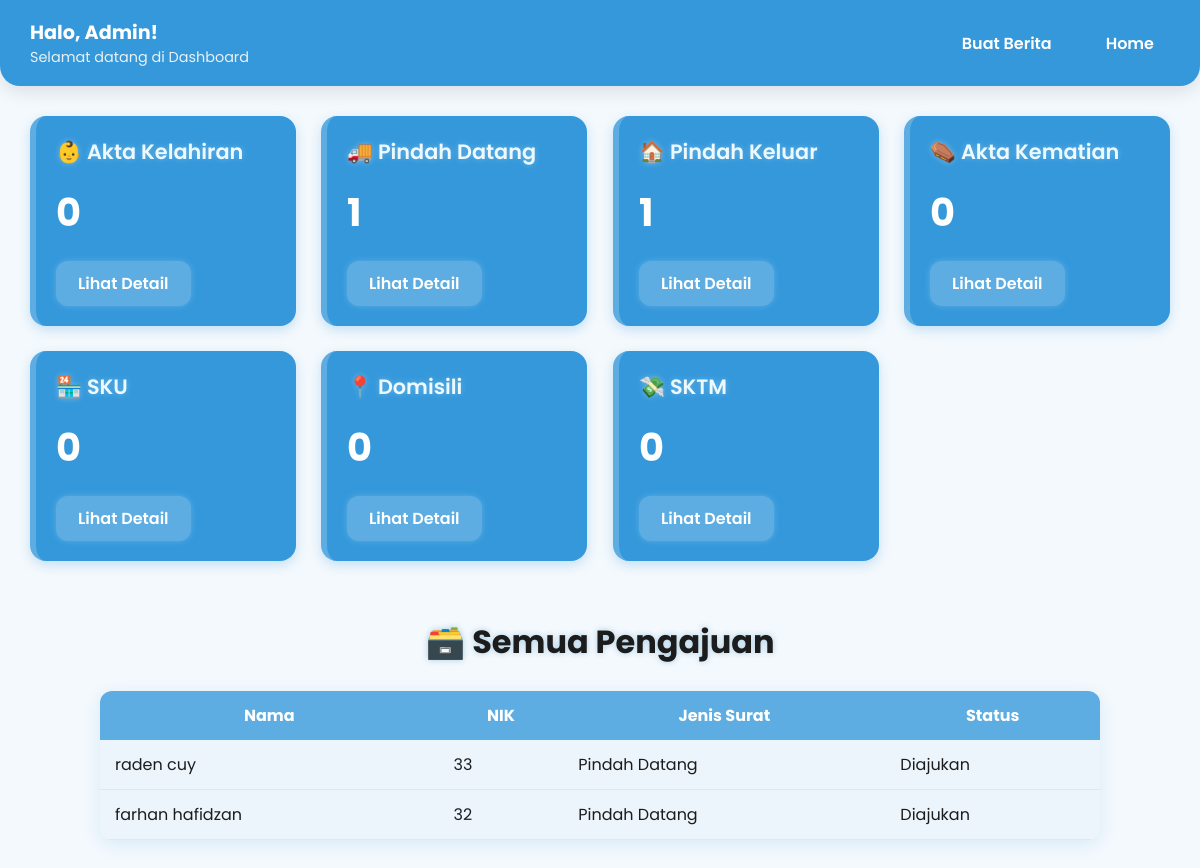
The page /dashboard/ (signed in) on the database its author committed.
### kembang/models.py (models this page shows, shortened)
class PindahDatang(models.Model):
    user = models.ForeignKey(User, on_delete=models.CASCADE)
    nama = models.CharField(max_length=100)
    nik = models.CharField(max_length=16)
    asal_daerah = models.CharField(max_length=100)
    tujuan_daerah = models.CharField(max_length=100)
    tanggal_pindah = models.DateField()
    alasan_pindah = models.TextField()
    kk_lama = models.FileField(upload_to='pindah_datang/kk_lama/')
    ktp = models.FileField(upload_to='pindah_datang/ktp/')
    surat_pengantar = models.FileField(upload_to='pindah_datang/surat_pengantar/')
    status = models.CharField(max_length=20, choices=STATUS_CHOICES, default='diajukan')
    no_whatsapp = models.CharField(max_length=15, verbose_name="No. WhatsApp")  # tambahkan ini
    hasil_surat = models.FileField(upload_to='hasil_surat/akta_kematian/', blank=True, null=True)

class PindahKeluar(models.Model):
    user = models.ForeignKey(User, on_delete=models.CASCADE)
    nama = models.CharField(max_length=100)
    nik = models.CharField(max_length=16)
    asal_daerah = models.CharField(max_length=100)
    tujuan_daerah = models.CharField(max_length=100)
    tanggal_pindah = models.DateField()
    alasan_pindah = models.TextField()
    kk = models.FileField(upload_to='pindah_keluar/kk/')
    ktp = models.FileField(upload_to='pindah_keluar/ktp/')
    surat_pengantar = models.FileField(upload_to='pindah_keluar/surat_pengantar/')
    status = models.CharField(max_length=20, choices=STATUS_CHOICES, default='diajukan')
    no_whatsapp = models.CharField(max_length=15, verbose_name="No. WhatsApp")
    hasil_surat = models.FileField(upload_to='hasil_surat/akta_kematian/', blank=True, null=True)

### kembang/views.py (the view)
# urls.py: path('dashboard/', views.admin_dashboard, name='admin_dashboard'),
@user_passes_test(is_admin)
@staff_member_required
def admin_dashboard(request):
    akta_kelahiran = AktaKelahiran.objects.all()
    pindah_datang = PindahDatang.objects.all()
    pindah_keluar = PindahKeluar.objects.all()
    akta_kematian = AktaKematian.objects.all()
    sku = SKUPengajuan.objects.all()
    domisili = DomisiliPengajuan.objects.all()
    sktm = SKTMPengajuan.objects.all()
    semua_pengajuan = list(chain(
        akta_kelahiran,
        pindah_datang,
        pindah_keluar,
        akta_kematian,
        sku,
        domisili,
        sktm
    ))
    context = {
        'akta_kelahiran': akta_kelahiran,
        'pindah_datang': pindah_datang,
        'pindah_keluar': pindah_keluar,
        'akta_kematian': akta_kematian,
        'sku': sku,
        'domisili': domisili,
        'sktm': sktm,
        'semua_pengajuan': semua_pengajuan,
    }
    return render(request, 'admin/dashboard.html', context)

### kembang/views.py (called while the page is built)
def is_admin(user):
    return user.is_staff

### kembang/templates/admin/dashboard.html (shortened to what this page needs)
{% load static %}
<!DOCTYPE html>
<html lang="id">
<head>
  <link href="https://unpkg.com/aos@2.3.4/dist/aos.css" rel="stylesheet" />
  <link rel="stylesheet" href="{% static 'css/dashboard_admin.css' %}">
<link href="https://unpkg.com/aos@2.3.1/dist/aos.css" rel="stylesheet">
</head>
<body>
 <nav class="admin-navbar" data-aos="fade-down">
  <div class="admin-navbar-content">
    <div class="admin-brand">
      <link rel="stylesheet" href="{% static 'img/logo tegar.png' %}">
      <div class="admin-title">
        <h1>Halo, Admin!</h1>
        <p>Selamat datang di Dashboard</p>
      </div>
    </div>
    <ul class="admin-nav-links">
     <li> <a href="{% url 'announcement_manage'%}">Buat Berita</a></li>
     <li> <a href="{% url 'home'%}">Home</a></li>
    </ul>
  </div>
</nav>
<div class="card-container">
  <div class="card" data-aos="zoom-in" data-aos-delay="0">
    <h2>👶 Akta Kelahiran</h2>
    <p>{{ akta_kelahiran.count }}</p>
    <a href="{% url 'daftar_pengajuan_kelahiran' %}" class="button">Lihat Detail</a>
  </div>
  <div class="card" data-aos="zoom-in" data-aos-delay="100">
    <h2>🚚 Pindah Datang</h2>
    <p>{{ pindah_datang.count }}</p>
    <a href="{% url 'daftar_pengajuan_pindah_datang' %}" class="button">Lihat Detail</a>
  </div>
  <div class="card" data-aos="zoom-in" data-aos-delay="200">
    <h2>🏠 Pindah Keluar</h2>
    <p>{{ pindah_keluar.count }}</p>
    <a href="{% url 'daftar_pengajuan_pindah_keluar' %}" class="button">Lihat Detail</a>
  </div>
  <div class="card" data-aos="zoom-in" data-aos-delay="300">
    <h2>⚰️ Akta Kematian</h2>
    <p>{{ akta_kematian.count }}</p>
    <a href="{% url 'daftar_pengajuan_akta_kematian' %}" class="button">Lihat Detail</a>
  </div>
  <div class="card" data-aos="zoom-in" data-aos-delay="400">
    <h2>🏪 SKU</h2>
    <p>{{ sku.count }}</p>
    <a href="{% url 'daftar_sku' %}" class="button">Lihat Detail</a>
  </div>
  <div class="card" data-aos="zoom-in" data-aos-delay="500">
    <h2>📍 Domisili</h2>
    <p>{{ domisili.count }}</p>
    <a href="{% url 'daftar_domisili' %}" class="button">Lihat Detail</a>
  </div>
  <div class="card" data-aos="zoom-in" data-aos-delay="600">
    <h2>💸 SKTM</h2>
    <p>{{ sktm.count }}</p>
    <a href="{% url 'daftar_pengajuan_sktm' %}" class="button">Lihat Detail</a>
  </div>
</div>
<div class="pengajuan-container" data-aos="fade-up">
  <h2>🗃️ Semua Pengajuan</h2>
  <div class="table-wrapper">
    <table>
      <thead>
        <tr>
          <th>Nama</th>
          <th>NIK</th>
          <th>Jenis Surat</th>
          <th>Status</th>
        </tr>
      </thead>
      <tbody>
        {% for p in semua_pengajuan %}
        <tr>
          <td>{{ p.nama }}</td>
          <td>{{ p.nik }}</td>
          <td>
            {% if p.alasan_pindah %}Pindah Datang
            {% elif p.tujuan_pindah %}Pindah Keluar
            {% elif p.tanggal_lahir %}Akta Kelahiran
            {% elif p.tanggal_kematian %}Akta Kematian
            {% elif p.npwp %}SKU
            {% elif p.surat_pernyataan %}SKTM
            {% elif p.surat_permohonan %}Domisili
            {% else %}-{% endif %}
          </td>
          <td>{{ p.status|title }}</td>
        </tr>
        {% empty %}
        <tr><td colspan="4" style="text-align: center;">Tidak ada pengajuan</td></tr>
        {% endfor %}
      </tbody>
    </table>
  </div>
</div>
</body>
</html>

### kembang/static/css/dashboard_admin.css (style rules this page uses)
body { margin: 0; padding: 0; font-family: 'Poppins', sans-serif; background: #f4f9fd; color: #1C1C1C; min-height: 100vh; overflow-x: hidden; position: relative; }
.admin-navbar { background: #3498DB; box-shadow: 0 6px 18px rgba(0, 0, 0, 0.1); padding: 18px 30px; border-radius: 0 0 20px 20px; position: relative; z-index: 10; font-family: 'Poppins', sans-serif; color: #fff; }
.admin-navbar-content { display: flex; align-items: center; justify-content: space-between; flex-wrap: wrap; gap: 20px; }
.admin-brand { display: flex; align-items: center; gap: 15px; }
.admin-title h1 { margin: 0; font-size: 1.2rem; color: #ffffff; }
.admin-title p { margin: 0; font-size: 0.9rem; color: #ecf0f1; }
.admin-nav-links { list-style: none; display: flex; gap: 22px; margin: 0; padding: 0; }
.admin-nav-links li a { text-decoration: none; font-weight: 600; color: #ffffff; padding: 8px 16px; border-radius: 8px; transition: background-color 0.3s ease, color 0.3s ease; }
.card-container { display: grid; grid-template-columns: repeat(auto-fit, minmax(250px, 1fr)); gap: 25px; padding: 30px; z-index: 1; }
.card { background: #3498DB; border-left: 6px solid #5DADE2; padding: 20px; border-radius: 16px; box-shadow: 0 4px 12px rgba(52, 152, 219, 0.25); transition: transform 0.5s ease, box-shadow 0.5s ease; color: #ffffff; cursor: pointer; }
.card h2 { margin-top: 0; font-size: 1.3rem; font-weight: 600; color: #ecfaff; text-shadow: 0 0 6px rgba(255, 255, 255, 0.3); }
.card p { font-size: 2.4rem; font-weight: bold; margin: 10px 0 20px; color: #ffffff; }
.button { display: inline-block; padding: 10px 22px; background: #5DADE2; color: #ffffff; text-decoration: none; border-radius: 12px; font-size: 1rem; font-weight: 600; transition: background 0.3s ease, color 0.3s ease, box-shadow 0.4s ease; box-shadow: 0 0 6px #5DADE2; }
.pengajuan-container { max-width: 1000px; margin: 0 auto 60px auto; padding: 0 20px; z-index: 1; }
.pengajuan-container h2 { color: #1C1C1C; font-weight: 700; font-size: 2rem; text-align: center; margin-bottom: 25px; text-shadow: 0 0 6px #A9CCE3; }
table { width: 100%; border-collapse: collapse; background: #ecf5fb; border-radius: 12px; overflow: hidden; box-shadow: 0 4px 18px rgba(93, 173, 226, 0.2); }
thead tr { background: #5DADE2; color: #ffffff; font-weight: 700; }
thead th, tbody td { padding: 12px 15px; }
tbody tr { border-bottom: 1px solid #d6eaf8; color: #1C1C1C; transition: background-color 0.3s ease; }
h2[data-aos], .card[data-aos], .pengajuan-container[data-aos] { opacity: 0; transform: translateY(20px) scale(0.95); transition: opacity 0.7s ease, transform 0.7s ease; }
h2[data-aos].aos-animate, .card[data-aos].aos-animate, .pengajuan-container[data-aos].aos-animate { opacity: 1; transform: translateY(0) scale(1); }

### rows shown on the page
PindahDatang: nama "raden cuy", nik "33", alasan_pindah "Pindah Datang", status "Diajukan"
PindahKeluar: nama "farhan hafidzan", nik "32", alasan_pindah "Pindah Datang", status "Diajukan"

### other values the page prints
{{ akta_kelahiran.count }} "0"
{{ pindah_datang.count }} "1"
{{ pindah_keluar.count }} "1"
{{ akta_kematian.count }} "0"
{{ sku.count }} "0"
{{ domisili.count }} "0"
{{ sktm.count }} "0"
